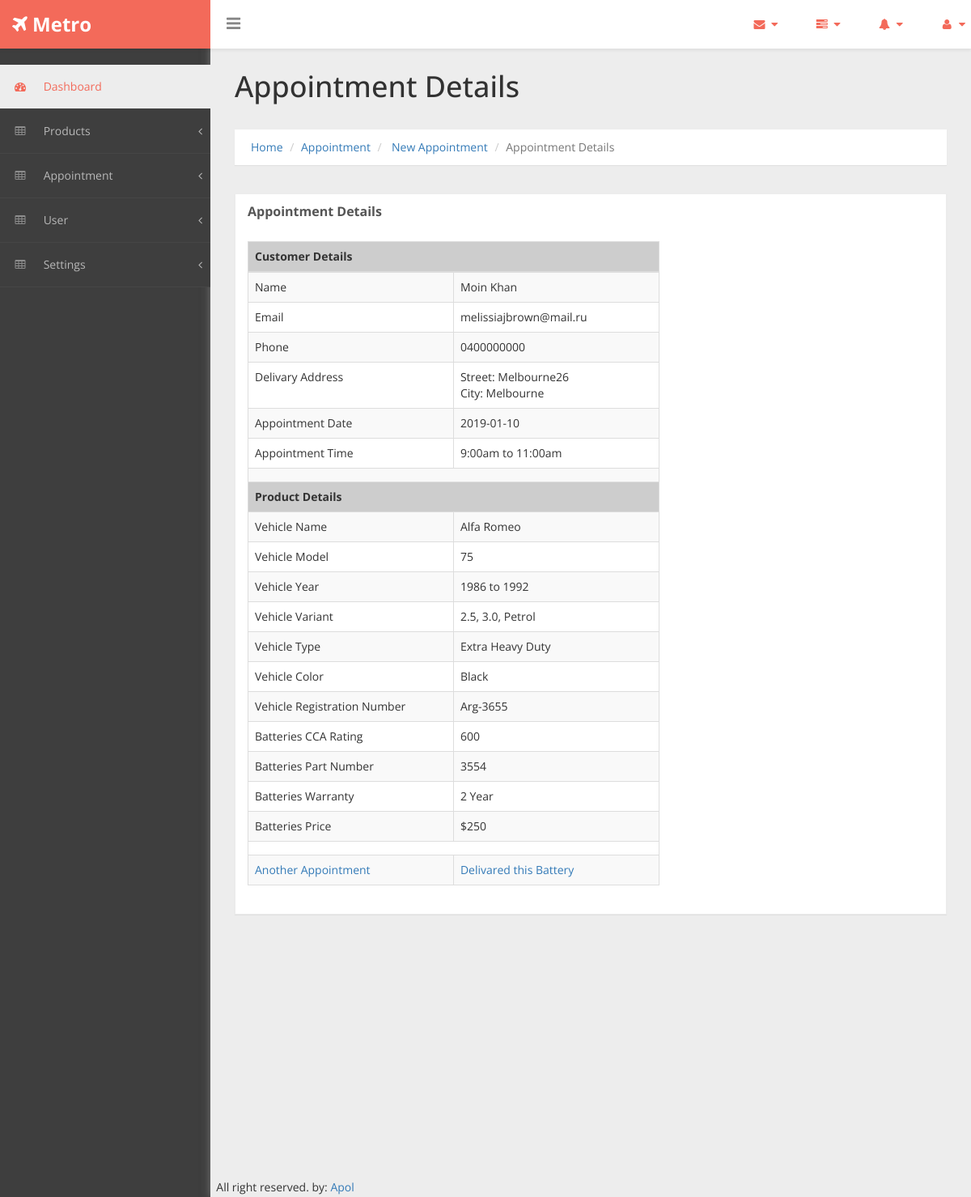
The page /moin/showAppointment.php?aid=5c33bc247c0cb1.18605998 on the database its author committed.
### tables this page shows
CREATE TABLE `tbl_appointment` (
  `id` int(255) NOT NULL,
  `aid` varchar(23) NOT NULL,
  `pid` varchar(23) NOT NULL,
  `vehicleRegNum` varchar(30) NOT NULL,
  `vehicleColor` varchar(15) NOT NULL,
  `streetAddress` varchar(40) NOT NULL,
  `city` varchar(20) NOT NULL,
  `appointmentDate` date NOT NULL,
  `appointmentTime` varchar(17) NOT NULL,
  `firstName` varchar(20) NOT NULL,
  `lastName` varchar(20) NOT NULL,
  `email` varchar(30) NOT NULL,
  `phone` varchar(15) NOT NULL,
  `status` int(2) NOT NULL,
  `created_at` datetime NOT NULL,
  `updated_at` datetime NOT NULL,
  `deleted_at` datetime NOT NULL
);

CREATE TABLE `tbl_batteries` (
  `id` int(255) NOT NULL,
  `uId` varchar(23) NOT NULL,
  `vehicleMake` varchar(30) NOT NULL,
  `vehicleModel` varchar(30) NOT NULL,
  `vehicleYear` varchar(12) NOT NULL,
  `vehicleVariant` varchar(50) NOT NULL,
  `vehicleType` varchar(25) NOT NULL,
  `ccaRating` varchar(4) NOT NULL,
  `partNumber` varchar(6) NOT NULL,
  `warranty` int(3) NOT NULL,
  `price` varchar(10) NOT NULL,
  `comment` varchar(50) NOT NULL,
  `status` int(2) NOT NULL,
  `created_at` datetime NOT NULL,
  `updated_at` datetime NOT NULL,
  `deleted_at` datetime NOT NULL
);

### Src/Products/Batteries.php (called while the page is built, shortened)
<?php
class Batteries{
    public $appointmentId;
    public $data, $productId;
    public $conn;
    public function __construct() {
        try {
            $this->conn = new PDO('mysql:host=localhost;dbname=saifelif_metro', 'root', '');
        } catch (PDOException $e) {
            echo 'Error: ' . $e->getMessage();
        }
    }
    public function assign($data) {
        if (!empty($data['aid'])) {
            $this->appointmentId = $data['aid'];
        }
        return $this;
    }
    public function getAppointmentDetailsWithProductDetails(){
        try {
            $Query = "SELECT * FROM tbl_appointment INNER JOIN tbl_batteries ON tbl_appointment.pid = tbl_batteries.uid WHERE tbl_appointment.aid = :appointmentId";
            $q = $this->conn->prepare($Query);
            $q->execute(array(
               ':appointmentId' => $this->appointmentId,
            ));
            $rowCount = $q->rowCount();
            if ($rowCount > 0) {
                while ($row = $q->fetch(PDO::FETCH_ASSOC)) {
                    $this->data[] = $row;
                }
                return $this->data;
            } else {
                return $rowCount;
            }
        } catch (PDOException $e) {
            echo "Error: " . $e->getMessage();
        }
        return $this;
    }
}

### moin/showAppointment.php (the view, shortened to what this page needs)
<?php include_once ('../vendor/autoload.php');
$appointmentObject = new Metro\Products\Batteries();
$appointmentDetails = $appointmentObject->assign($_REQUEST)->getAppointmentDetailsWithProductDetails();
?>
    <?php require_once 'header.php'; ?>
        <?php require_once 'sidebar.php'; ?>
            <div id="page-wrapper">
                <div class="header">
                    <h1 class="page-header">
                             Appointment Details
                        </h1>
                    <ol class="breadcrumb">
                        <li><a href="index.php">Home</a></li>
                        <li><a href="#">Appointment</a></li>
                        <li> <a href="newAppointment.php"> New Appointment</a></li>
                        <li class="active">Appointment Details</li>
                    </ol>
                </div>
                <div id="page-inner">
                    <div class="row">
                        <div class="col-md-12">
                            <div class="panel panel-default">
                                <div class="panel-heading">
                                    Appointment Details
                                </div>
                                <div class="panel-body">
                                    <?php
                                if(!empty($appointmentDetails)){ ?>
                                        <div class="table-responsive">
                                            <table class="table table-striped table-bordered table-hover" id="" style="width:60%">
                                                <thead>
                                                    <tr>
                                                        <th colspan="2" style="background-color:#cdcdcd;">Customer Details</th>
                                                    </tr>
                                                </thead>
                                                <tbody>
                                                    <?php
                                            foreach($appointmentDetails as $appointment) { ?>
                                                        <tr class="odd gradeX">
                                                            <td width="50%">Name</td>
                                                            <td>
                                                                <?php echo ucfirst($appointment["firstName"]). " " .ucfirst($appointment['lastName']); ?>
                                                            </td>
                                                        </tr>
                                                        <tr class="odd gradeX">
                                                            <td>Email</td>
                                                            <td>
                                                                <?php echo $appointment["email"]; ?>
                                                            </td>
                                                        </tr>
                                                        <tr class="odd gradeX">
                                                            <td>Phone</td>
                                                            <td>
                                                                <?php echo $appointment["phone"]; ?>
                                                            </td>
                                                        </tr>
                                                        <tr class="odd gradeX">
                                                            <td>Delivary Address</td>
                                                            <td>
                                                                <?php echo 'Street: '.ucfirst($appointment["streetAddress"]); ?>
                                                                    <br>
                                                                    <?php echo 'City: '.ucfirst($appointment["city"]); ?>
                                                            </td>
                                                        </tr>
                                                        <tr class="odd gradeX">
                                                            <td>Appointment Date</td>
                                                            <td>
                                                                <?php echo $appointment["appointmentDate"]; ?>
                                                            </td>
                                                        </tr>
                                                        <tr class="odd gradeX">
                                                            <td>Appointment Time</td>
                                                            <td>
                                                                <?php echo $appointment["appointmentTime"]; ?>
                                                            </td>
                                                        </tr>
                                                        <tr>
                                                            <th colspan="2"></th>
                                                        </tr>
                                                        <tr>
                                                            <th colspan="2" style="background-color:#cdcdcd;">Product Details</th>
                                                        </tr>
                                                        <tr class="odd gradeX">
                                                            <td>Vehicle Name</td>
                                                            <td>
                                                                <?php echo ucfirst($appointment["vehicleMake"]); ?>
                                                            </td>
                                                        </tr>
                                                        <tr class="odd gradeX">
                                                            <td>Vehicle Model</td>
                                                            <td>
                                                                <?php echo ucfirst($appointment["vehicleModel"]); ?>
                                                            </td>
                                                        </tr>
                                                        <tr class="odd gradeX">
                                                            <td>Vehicle Year</td>
                                                            <td>
                                                                <?php echo ucfirst($appointment["vehicleYear"]); ?>
                                                            </td>
                                                        </tr>
                                                        <tr class="odd gradeX">
                                                            <td>Vehicle Variant</td>
                                                            <td>
                                                                <?php echo ucfirst($appointment["vehicleVariant"]); ?>
                                                            </td>
                                                        </tr>
                                                        <tr class="odd gradeX">
                                                            <td>Vehicle Type</td>
                                                            <td>
                                                                <?php echo ucfirst($appointment["vehicleType"]); ?>
                                                            </td>
                                                        </tr>
                                                        <tr class="odd gradeX">
                                                            <td>Vehicle Color</td>
                                                            <td>
                                                                <?php echo ucfirst($appointment["vehicleColor"]); ?>
                                                            </td>
                                                        </tr>
                                                        <tr class="odd gradeX">
                                                            <td>Vehicle Registration Number</td>
                                                            <td>
                                                                <?php echo ucfirst($appointment["vehicleRegNum"]); ?>
                                                            </td>
                                                        </tr>
                                                        <tr class="odd gradeX">
                                                            <td>Batteries CCA Rating </td>
                                                            <td>
                                                                <?php echo ucfirst($appointment["ccaRating"]); ?>
                                                            </td>
                                                        </tr>
                                                        <tr class="odd gradeX">
                                                            <td>Batteries Part Number</td>
                                                            <td>
                                                                <?php echo ucfirst($appointment["partNumber"]); ?>
                                                            </td>
                                                        </tr>
                                                        <tr class="odd gradeX">
                                                            <td>Batteries Warranty</td>
                                                            <td>
                                                                <?php echo ucfirst($appointment["warranty"]).' Year'; ?>
                                                            </td>
                                                        </tr>
                                                        <tr class="odd gradeX">
                                                            <td>Batteries Price</td>
                                                            <td>
                                                                <?php echo '$'.ucfirst($appointment["price"]); ?>
                                                            </td>
                                                        </tr>
                                                        <tr class="odd gradeX">
                                                            <td colspan="2"></td>
                                                        </tr>
                                                        <tr class="odd gradeX">
                                                            <td><a href="newAppointment.php" title="Another Appointment">Another Appointment</a></td>
                                                            <td>
                                                                <a href="cretateCustomer.php" >Delivared this Battery</a>
                                                            </td>
                                                        </tr>
                                                                <?php
                                          }
                                        ?>
                                                </tbody>
                                            </table>
                                        </div>
                                        <?php }else {
                                    echo 'data nai';
                                }
                             ?>
                                </div>
                            </div>
                        </div>
                    </div>
                </div>
                <?php require_once 'footer.php'; ?>

### moin/assets/css/custom-styles.css (style rules this page uses)
body { font-family: 'Open Sans', sans-serif; background: #3E3E3E; }
#page-wrapper { padding: 15px 15px; min-height: 600px; background: #EDEDED; }
#page-inner { width:100%; margin:10px 20px 10px 0px; background-color:transparent; padding: 15px 30px; min-height:1200px; }
h1, .h1, h2, .h2, h3, .h3 { margin-top: 7px; margin-bottom: -5px; }
.panel { border-radius:0px; }
#page-wrapper { position: relative; top: 55px; box-shadow: 0 0 10px #757575; -moz-box-shadow: 0 0 10px #757575; -webkit-box-shadow: 0 0 10px #757575; }
.breadcrumb { padding: 12px 10px 12px 20px; margin-bottom: 20px; list-style: none; border-radius: 0; -webkit-box-shadow: 0 1px 1px rgba(0,0,0,.05); box-shadow: 0 1px 1px rgba(0,0,0,.05);background: #fff; }
.page-header { margin: 0;border-bottom: 1px solid transparent;text-align: left;background-color: rgb(237, 237, 237);padding: 32px 22px 32px 0;color: #323232; }
.panel-default { border-color: #ECECEC; }
.panel-default > .panel-heading { color: #555; border-color: #FFF; font-weight:bold;background: #FFFFFF; font-size: 16px; text-shadow: none; }
.panel-heading { border-bottom: 1px solid transparent; border-top-left-radius: 3px; border-top-right-radius: 3px; }
.header { margin: 0 30px; }
@media (min-width:768px) { #page-wrapper { margin: 0 0 0 260px; padding: 0; min-height: 1200px; } }

### rows shown on the page
tbl_appointment: firstName "Moin", lastName "Khan", email "melissiajbrown@mail.ru", phone "0400000000", streetAddress "Melbourne26", city "Melbourne", appointmentDate "2019-01-10", appointmentTime "9:00am to 11:00am", tbl_batteries.vehicleMake "Alfa Romeo", tbl_batteries.vehicleModel "75", tbl_batteries.vehicleYear "1986 to 1992", tbl_batteries.vehicleVariant "2.5, 3.0, Petrol", tbl_batteries.vehicleType "Extra Heavy Duty", vehicleColor "Black", vehicleRegNum "Arg-3655", tbl_batteries.ccaRating "600", tbl_batteries.partNumber "3554", tbl_batteries.warranty "2", tbl_batteries.price "250"
